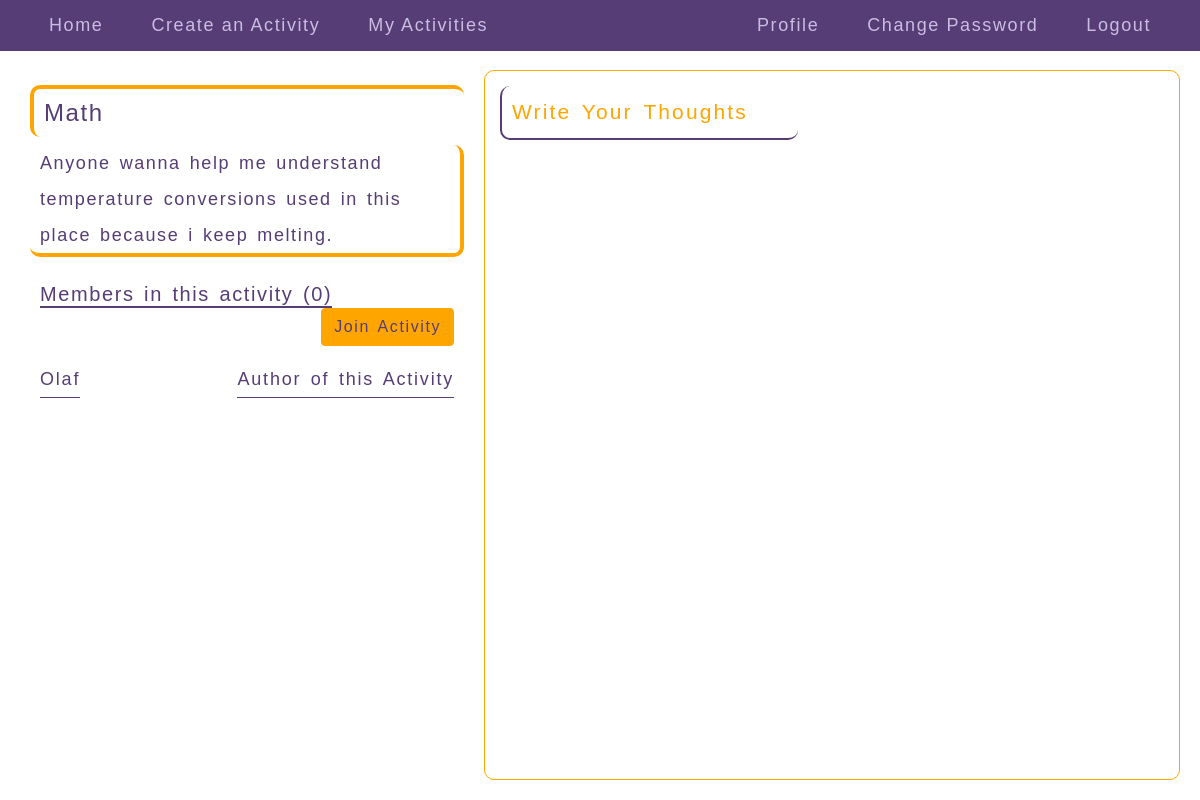
/activities/11 (signed in), run on an earlier commit of the app's database.
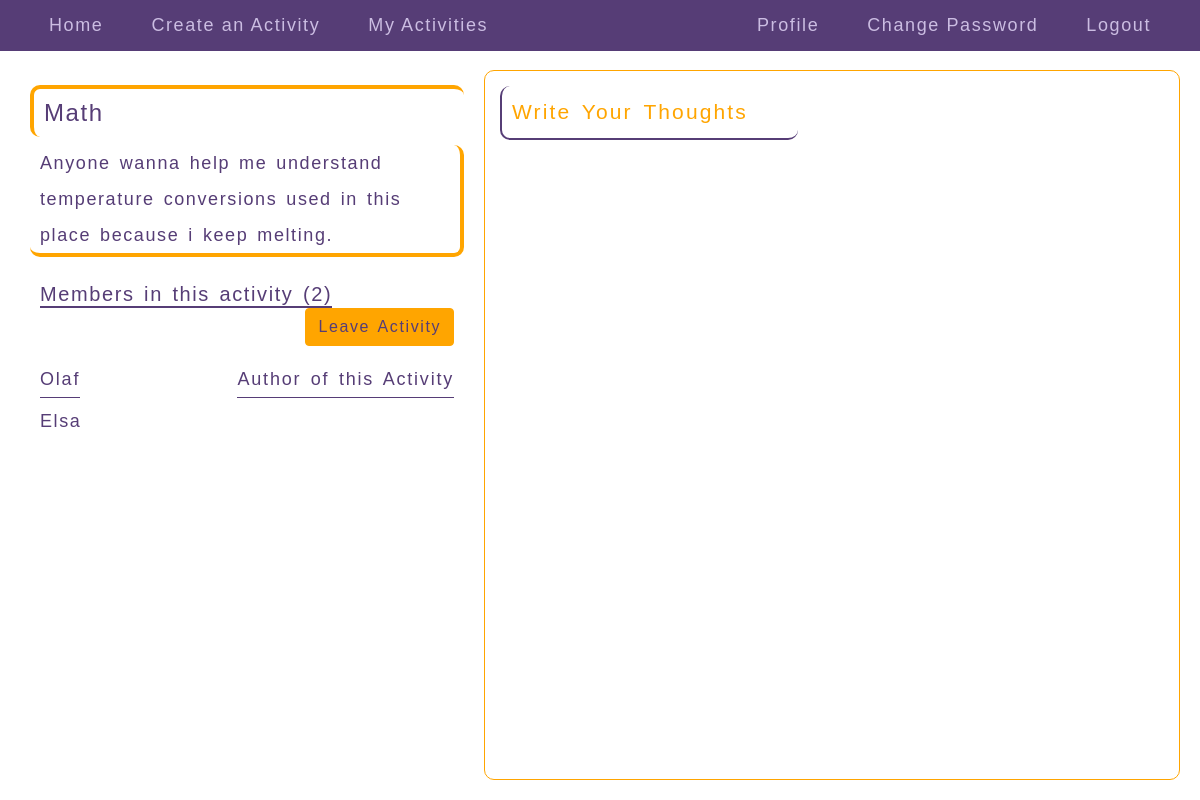
And on a later commit of the database.
### meet/models.py (models this page shows, shortened)
class Activity(models.Model):
    user = models.ForeignKey(User, on_delete=models.CASCADE, related_name="activities")
    title = models.CharField(max_length=128)
    description = models.TextField()
    time = models.DateTimeField(default=timezone.now)

class Joining(models.Model):
    user = models.ForeignKey(User, on_delete=models.CASCADE, related_name="joined_activities")
    activity = models.ForeignKey(Activity, on_delete=models.CASCADE, related_name="user_activities")

### meet/views.py (the view)
# urls.py: path("activities/<int:id>", views.displayactivity, name="display_activity"),
@login_required(login_url='/')
def displayactivity(request, id):
    activity = Activity.objects.get(pk=id)
    users = Joining.objects.filter(activity=activity).all()
    users_list = []
    for user in users:
        users_list.append(user.user.username)
    return render(request, "meet/activity.html", {
    "activity": activity, "users": users, "users_list": users_list
    })

### meet/templates/meet/activity.html (shortened to what this page needs)
{% extends "meet/layout.html" %}
{% block body %}
<div class="fc_display">
  <div class="left_half">
    <h4>{{ activity.title }}</h4>
    <p>{{ activity.description }}</p>
    <div class="left_half_members">
      <div class="fc_activity">
        <h5>Members in this activity ({{ users_list|length }})</h5>
        <div class="fc_activity_button">
          {% if request.user != activity.user %}
          {% if request.user.username in users_list %}
            <a href="{% url 'leave_activity' activity.id %}" class="btn btn-outline common_button">Leave Activity</a>
          {% else %}
            <a href="{% url 'join_activity' activity.id %}" class="btn btn-outline common_button">Join Activity</a>
          {% endif %}
          {% endif %}
        </div>
      </div>
      <div class="activity_users_fc">
        <p>{{ activity.user.username }}</p>
        <p class="activity_users_author">Author of this Activity</p>
      </div>
      {% for user in users %}
        {% if user.user.username != activity.user.username %}
          <p class="activity_users">{{ user.user.username }}</p>
        {% endif %}
      {% endfor %}
    </div>
  </div>
  <div class="right_half">
    <div class="right_half_header">
      <p>Write Your Thoughts</p>
    </div>
  </div>
</div>
{% endblock %}

### meet/templates/meet/layout.html (shortened to what this page needs)
{% load static %}
<!DOCTYPE html>
<html lang="en" dir="ltr">
  <head>
    <link href="https://cdn.jsdelivr.net/npm/bootstrap@5.0.0-beta3/dist/css/bootstrap.min.css" rel="stylesheet">
    <link rel="stylesheet" href="{% static 'meet/styles.css' %}">
  </head>
  <body>
    {% if user.is_authenticated %}
    <div class="navigation">
      <a href="{% url 'index' %}">Home</a>
      <a href="{% url 'add_activity' %}">Create an Activity</a>
      <a href="{% url 'my_activities' %}">My Activities</a>
      <a href="{% url 'profile' %}" class="linktotheright">Profile</a>
      <a href="{% url 'password_change' %}">Change Password</a>
      <a href="{% url 'logout' %}">Logout</a>
    </div>
    {% endif %}
    {% block body %}
    {% endblock %}
  </body>
</html>

### meet/static/meet/styles.css (style rules this page uses)
* { font-family: Arial, sans-serif; }
html, body { padding: 0; margin: 0; }
.fc_display { height: calc(100vh - 60px); display: flex; padding: 15px; box-sizing: border-box; color: #563d76; letter-spacing: 0.1em; word-spacing: 0.15em; }
.fc_display > * { margin-right: 5px; }
.left_half, .right_half { flex-basis: 40%; box-sizing: border-box; padding: 15px; border: 1px solid #563d76; border: 1px solid orange; border-radius: 10px; }
.right_half { flex-basis: 60%; }
.left_half { border: none; font-size: 18px; }
.left_half p { margin: 0; }
.left_half h4, .left_half > p { padding-left: 10px; border-left: 4px solid orange; border-top: 4px solid orange; line-height: 2; border-radius: 10px; }
.left_half > p { border: none; border-right: 4px solid orange; border-bottom: 4px solid orange; }
.left_half_members { padding: 10px; }
.left_half_members h5 { margin: 0; border-bottom: 2px solid #563d76; }
.form_update button, .password_reset_complete a, .pagination_links a, .common_button { color: orange; border-color: #563d76; background: #563d76; color: #563d76; border-color: orange; background: orange; }
.navigation { display: flex; flex-wrap: wrap; padding: 0 25px; margin-bottom: 4px; background: #563d76; color: #cbbde2; letter-spacing: 0.1em; position: sticky; top: 0px; z-index: 2; }
.navigation a { text-decoration: none; color: inherit; padding: 12px 24px; font-size: 18px; }
.linktotheright { margin-left: auto; }
.fc_activity { display: flex; flex-flow: row wrap; align-items: center; margin: 15px 0; }
.fc_activity_button { margin-left: auto; }
.activity_users_fc { display: flex; line-height: 2; letter-spacing: 0.1em; word-spacing: 0.15em; margin: 10px 0; }
.activity_users_fc > * { border-bottom: 1px solid #563d76; }
.activity_users_fc p.activity_users_author { margin-left: auto; }
.right_half * { letter-spacing: 0.1em; word-spacing: 0.15em; }
.right_half_header p { padding: 10px; padding-right: 50px; display: inline-block; font-size: 21px; color: orange; border-radius: 10px; border-left: 2px solid #563d76; border-bottom: 2px solid #563d76; }

What changed in the data, as far as the page shows it:
added Joining: user.username "Elsa"
Also different on the page:
{{ users_list|length }}: "0" → "2"
text no longer shown: "Join Activity"
text now shown: "Leave Activity"
